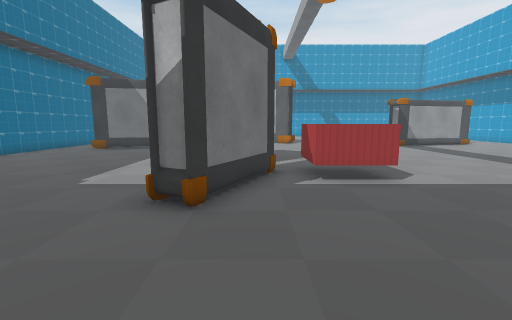
View 1 (above)

17 first-person views from a walk through a scene from a Unity 3-D project. The camera is 1.4 m above the floor, tilts 8° down and sees 90° across. The floor is counted in squares, 1 m on a side. Each view is taken from the middle of a square. On the plan, view 1 faces up. The plan holds only what a view shows up to about 13 squares ahead; the rest is blank. The place goes on beyond the plan. The player character is not drawn. Some surface patterns are stand-ins.

View 2
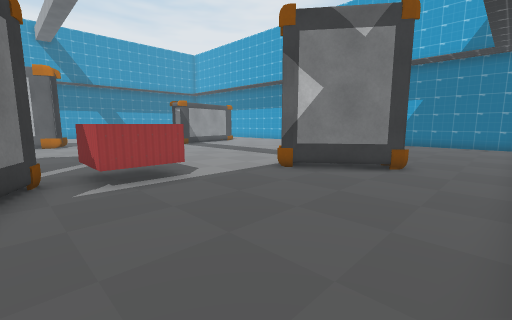

View 3
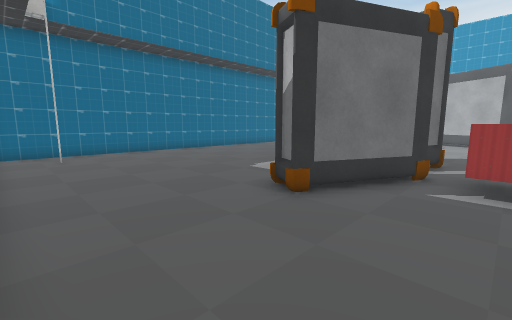

View 4
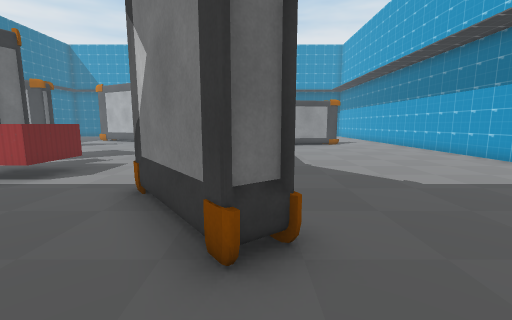

View 5
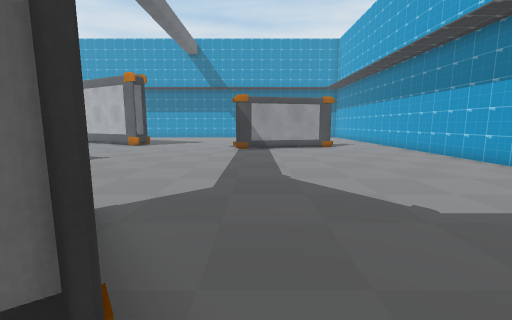

View 6
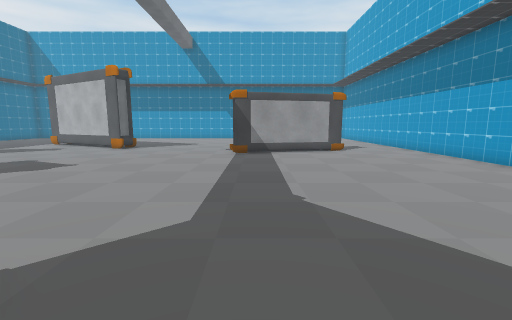

View 7
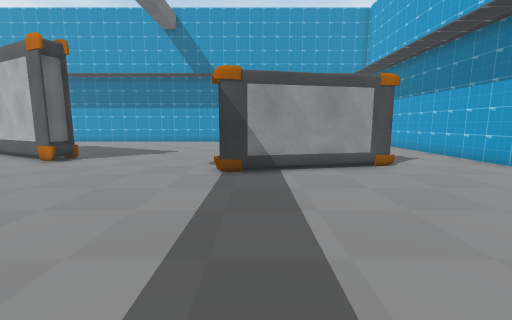

View 8
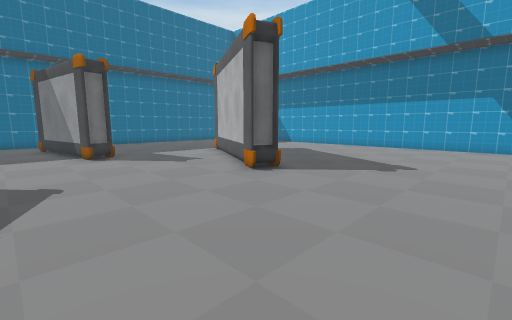

View 9
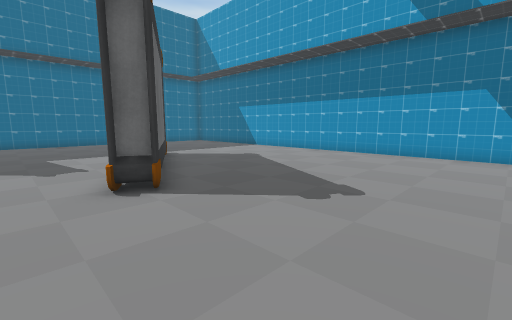

View 10
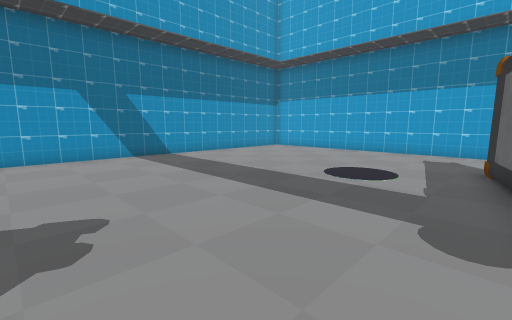

View 11
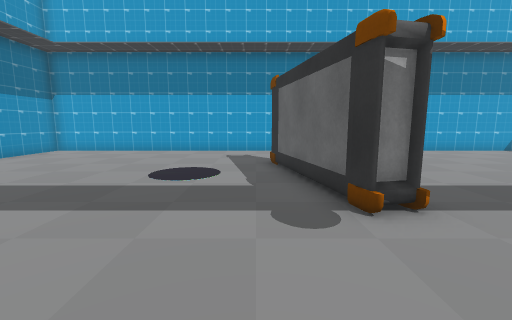

View 12
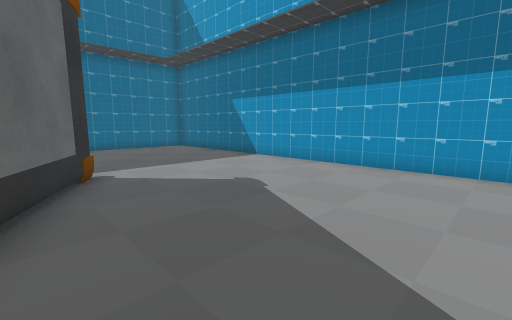

View 13
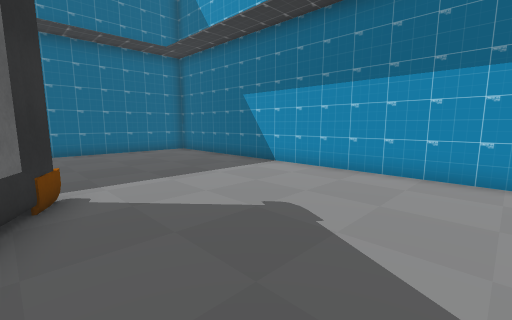

View 14
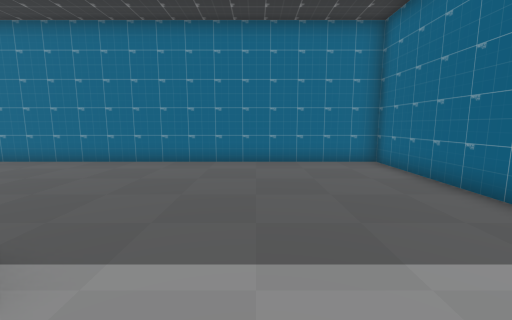

View 15
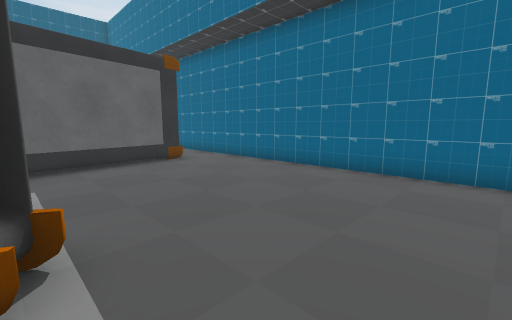

View 16
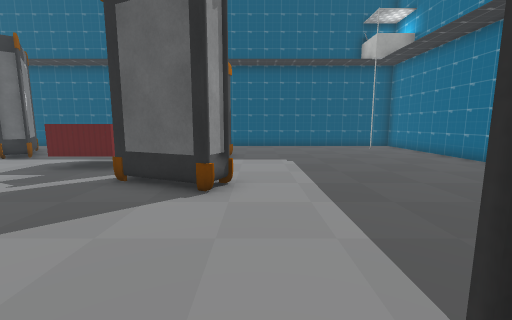

View 17
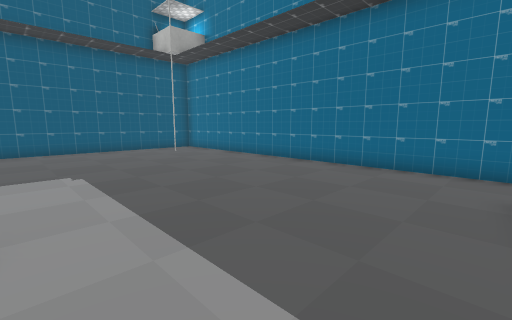

### Floor plan
Points are (right, up) in squares from view 1. A wall is a line through its corners. A room is listed if a view was taken in it or the views show most of it. See-through windows are left out.
Room 1 (views 1, 2, 3, 4, 5, 6, 7, 8, 9, 10, 11, 12, 13, 14, 15, 16, 17)
walls: (2.5, 19.4) (2.1, 18.7); (9.2, 16.4) (9.1, 17.1); (-3.7, 16.3) (-3.5, 15.4); (-3.9, 16.2) (-3.7, 15.4) (-9, 14.4); (-2.3, 9.9) (-2, 10.8) (0.4, 9.8) (0.1, 9); (0.6, 7.6) (-1, 4.3) (-1.9, 4.7); (-4.1, 21.9) (-3.9, 22.3); (14.5, 17.6) (9, 16.3) (8.8, 17.2) (14.3, 18.4); (-3.8, 22.7) (2.7, 19.3) (2.3, 18.5) (-2.6, 21); (9.4, 3) (8.7, 2.4); (-9.3, 15.3) (-4.4, 16.2); (8.8, 2.2) (6.6, 5.2) (7.2, 5.7); (18.5, 9.5) (18.5, 23.1); (12.1, 29.5) (-11.5, 29.5) (-11.5, 0); (-7.1, -0.5) (-3, -0.5); (18.2, 29.5) (15.4, 29.5)
low walls: (-4.4, 22) (-4.1, 21.9); (9.6, 2.8) (8.8, 2.2)
ways out: gap at (0, 8)
objects: other object (2, 6) to (3, 8)

Positions as (right, up) in squares from view 1, and headings:
1: (0, 0), facing up
2: (0, 0), facing up-right
3: (2, 0), facing up-left
4: (9, 0), facing up
5: (10, 2), facing up
6: (10, 4), facing up
7: (10, 9), facing up
8: (8, 13), facing up-left
9: (8, 17), facing up-left
10: (5, 18), facing up-right
11: (5, 19), facing right
12: (4, 21), facing up-left
13: (2, 22), facing up-left
14: (-2, 25), facing left
15: (-4, 25), facing down-left
16: (-3, 16), facing down
17: (-3, 14), facing down-left
